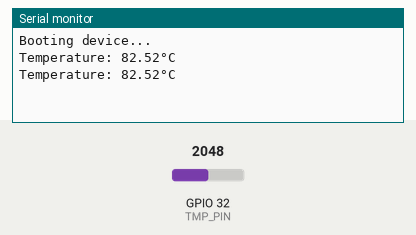
Simulated run of this sketch. Board: ESP32. On the bench: the last lines printed to the serial monitor. The inputs (shaded band) are chosen by the test bench; at power-on: GPIO 32 (TMP_PIN) = 2048.

Above: at 1.8 s.
1.9 s: GPIO 32 (TMP_PIN) set to 2866
At 2.8 s:
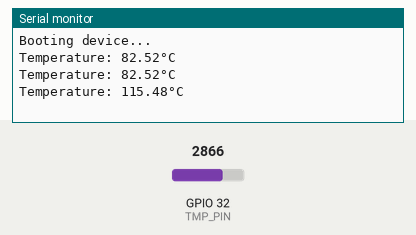
3.4 s: GPIO 32 (TMP_PIN) set to 3603
At 4.5 s:
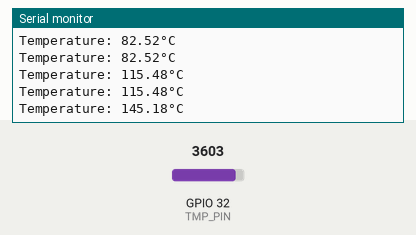
Timing chart, 0 to 6.4 s (numbered marks = the images above; inputs shaded):
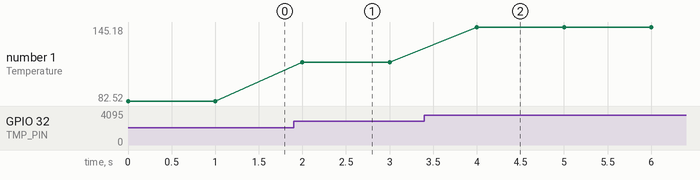

The sketch:

TMP36.ino
```cpp
#define TMP_PIN 32 // Number pin where the sensor is connected to

void setup() {
  Serial.begin(9600);
  Serial.println("\nBooting device...");
}

void loop() {
  static float temperature;
  int reading = analogRead(TMP_PIN);
  temperature = analogToCelcius(reading);

  Serial.println("Temperature: " + String(temperature) + "°C");
  delay(1000); // Waits for 1000 miliseconds
}

/* Additional functions */
float analogToCelcius(int reading) {
  float voltage = reading * 3.3; // ESP32 reads at maximum of 3.3V
  voltage /= 4095.0;
  float temperature = voltage * 50;
  return temperature;
}
```

Measured:
- after the input at 1.9 s, the serial monitor: prints a new line after 0.10 s (image 1)
- after the input at 3.4 s, the serial monitor: prints a new line after 0.60 s (image 2)
- plotted number 1: 82.52 → 115.48 after the input at 1.9 s, 115.48 → 145.18 after the input at 3.4 s
